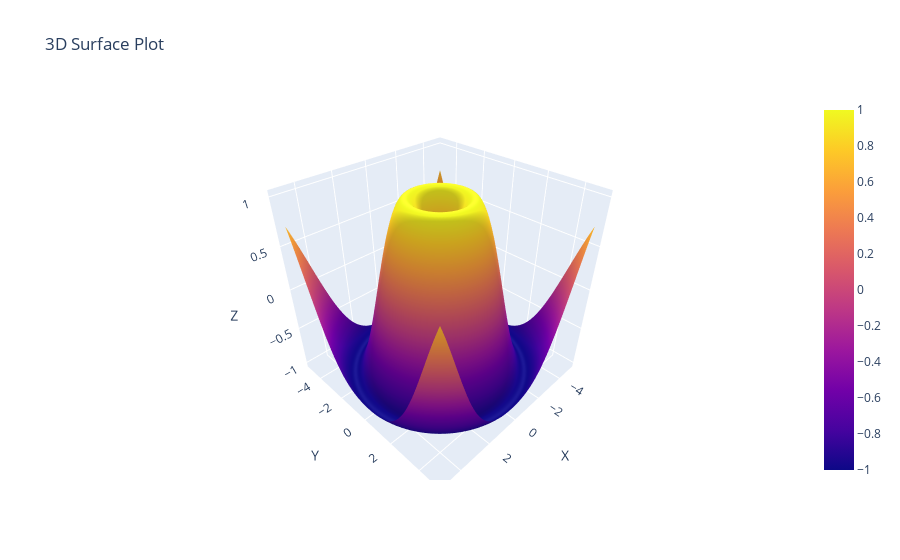

Here is the notebook cell this chart was saved with:
### Code cell
#4. Using the given x and y data, generate a 3D surface plot to visualize the function

from re import X
from tkinter import Y


x = np.linspace(-5, 5, 100)
y = np.linspace(-5, 5, 100)
x, y = np.meshgrid(x, y)
z = np.sin(np.sqrt(x**2 + y**2))
data = {
    'X': x.flatten(),
    'Y': y.flatten(),
    'Z': z.flatten()
}
df = pd.DataFrame(data)

fig = go.Figure(data=[go.Surface(z=z, x=x, y=y)])
fig.update_layout(title='3D Surface Plot',
                  scene=dict(xaxis_title='X',
                             yaxis_title='Y',
                             zaxis_title='Z'),
                  autosize=True)
pio.show(fig)

### Figure 1 — Plotly figure (JSON) as saved in the notebook; plotly's stock layout.template omitted (floating-point values rounded to 4 significant figures; data arrays with more than 128 entries replaced by an {"elided": "..."} marker saying what was removed)
{"data": [{"type": "surface", "x": {"elided": "100x100 float values"}, "y": {"elided": "100x100 float values"}, "z": {"elided": "100x100 float values"}}], "layout": {"autosize": true, "scene": {"xaxis": {"title": {"text": "X"}}, "yaxis": {"title": {"text": "Y"}}, "zaxis": {"title": {"text": "Z"}}}, "title": {"text": "3D Surface Plot"}}}
